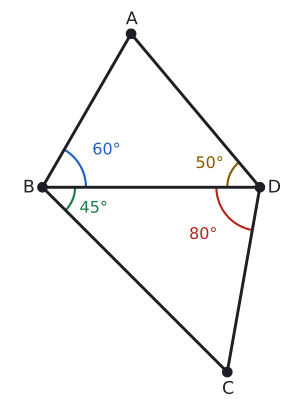

Generate this figure with Python:
import sys; sys.path.insert(0, "tools")
from cizim import *

# Alıştırma soru 4: m(ABD)=60, m(ADB)=50, m(DBC)=45, m(BDC)=80 => m(A)=70, m(C)=55. En uzun: BC.
ABD, ADB, DBC, BDC = 60, 50, 45, 80; GOSTER_AC = False
def yon(d): return np.array([np.cos(np.radians(d)), np.sin(np.radians(d))])
def kesis(p, u, q, v):
    s = np.linalg.solve(np.array([u, -v]).T, q - p); return p + s[0] * u
B = np.array([0.0, 0.0]); D = np.array([5.0, 0.0])
A = kesis(B, yon(ABD), D, yon(180 - ADB))
C = kesis(B, yon(-DBC), D, yon(180 + BDC))
def olc(P, Q, R):
    u, v = Q - P, R - P; return np.degrees(np.arccos(u @ v / np.linalg.norm(u) / np.linalg.norm(v)))
print("A", olc(A, B, D), "C", olc(C, B, D))
for ad, P, Q in (("AB", A, B), ("AD", A, D), ("BD", B, D), ("BC", B, C), ("CD", C, D)):
    print(ad, round(np.linalg.norm(P - Q), 3))

fig, ax = sekil(5.2, 5.4)
ax.set_aspect("equal"); ax.axis("off")
ax.plot(*zip(A, B, C, D, A), color=YAZI)
ax.plot(*zip(B, D), color=YAZI)
nokta(ax, *A, "A", dx=-0.12, dy=0.22); nokta(ax, *B, "B", dx=-0.45, dy=-0.12)
nokta(ax, *C, "C", dx=-0.12, dy=-0.5); nokta(ax, *D, "D", dx=0.18, dy=-0.12)
aci(ax, B, A, D, r=1.0, ad=f"{ABD}°", renk=MAVI)
aci(ax, B, D, C, r=0.75, ad=f"{DBC}°", renk=YESIL)
aci(ax, D, B, A, r=0.75, ad=f"{ADB}°", renk=SARI)
aci(ax, D, C, B, r=1.0, ad=f"{BDC}°", renk=KIRMIZI)
if GOSTER_AC:
    aci(ax, A, B, D, r=0.5, ad=f"{round(olc(A, B, D))}°", renk=SOLUK)
    aci(ax, C, B, D, r=0.5, ad=f"{round(olc(C, B, D))}°", renk=SOLUK)
xs = [p[0] for p in (A, B, C, D)]; ys = [p[1] for p in (A, B, C, D)]
ax.set_xlim(min(xs) - 0.8, max(xs) + 0.8); ax.set_ylim(min(ys) - 0.8, max(ys) + 0.6)
kaydet(fig, __file__)
